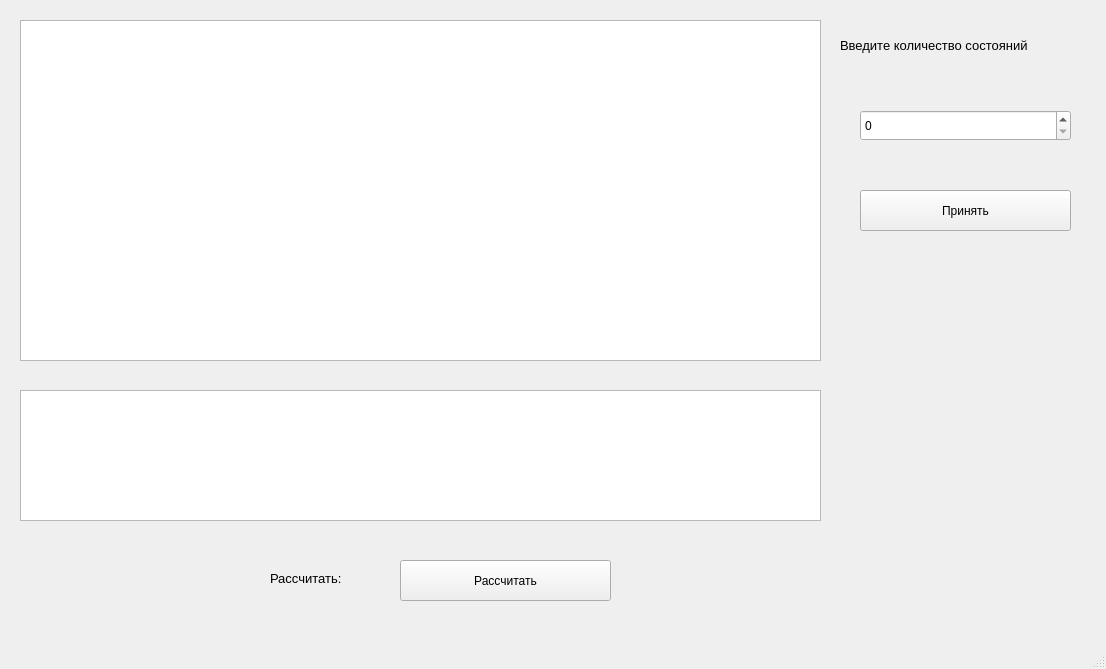
<?xml version="1.0" encoding="UTF-8"?>
<ui version="4.0">
 <class>MainWindow</class>
 <widget class="QMainWindow" name="MainWindow">
  <property name="geometry">
   <rect>
    <x>0</x>
    <y>0</y>
    <width>1106</width>
    <height>669</height>
   </rect>
  </property>
  <property name="windowTitle">
   <string>MainWindow</string>
  </property>
  <widget class="QWidget" name="centralwidget">
   <widget class="QTableWidget" name="matrixTable">
    <property name="enabled">
     <bool>true</bool>
    </property>
    <property name="geometry">
     <rect>
      <x>20</x>
      <y>20</y>
      <width>801</width>
      <height>341</height>
     </rect>
    </property>
    <property name="sizePolicy">
     <sizepolicy hsizetype="Expanding" vsizetype="Expanding">
      <horstretch>30</horstretch>
      <verstretch>0</verstretch>
     </sizepolicy>
    </property>
   </widget>
   <widget class="QTableWidget" name="matrixTable_2">
    <property name="enabled">
     <bool>true</bool>
    </property>
    <property name="geometry">
     <rect>
      <x>20</x>
      <y>390</y>
      <width>801</width>
      <height>131</height>
     </rect>
    </property>
    <property name="sizePolicy">
     <sizepolicy hsizetype="Expanding" vsizetype="Expanding">
      <horstretch>30</horstretch>
      <verstretch>0</verstretch>
     </sizepolicy>
    </property>
   </widget>
   <widget class="QPushButton" name="processStates_btn">
    <property name="geometry">
     <rect>
      <x>400</x>
      <y>560</y>
      <width>211</width>
      <height>41</height>
     </rect>
    </property>
    <property name="text">
     <string>Рассчитать</string>
    </property>
   </widget>
   <widget class="QLabel" name="label_2">
    <property name="geometry">
     <rect>
      <x>270</x>
      <y>570</y>
      <width>111</width>
      <height>16</height>
     </rect>
    </property>
    <property name="font">
     <font>
      <pointsize>10</pointsize>
     </font>
    </property>
    <property name="text">
     <string>Рассчитать:</string>
    </property>
   </widget>
   <widget class="QPushButton" name="applyCount_btn">
    <property name="geometry">
     <rect>
      <x>860</x>
      <y>190</y>
      <width>211</width>
      <height>41</height>
     </rect>
    </property>
    <property name="text">
     <string>Принять</string>
    </property>
   </widget>
   <widget class="QLabel" name="label">
    <property name="geometry">
     <rect>
      <x>840</x>
      <y>20</y>
      <width>251</width>
      <height>51</height>
     </rect>
    </property>
    <property name="font">
     <font>
      <pointsize>10</pointsize>
     </font>
    </property>
    <property name="text">
     <string>Введите количество состояний</string>
    </property>
   </widget>
   <widget class="QSpinBox" name="countSpin">
    <property name="geometry">
     <rect>
      <x>860</x>
      <y>110</y>
      <width>211</width>
      <height>31</height>
     </rect>
    </property>
   </widget>
  </widget>
  <widget class="QMenuBar" name="menubar">
   <property name="geometry">
    <rect>
     <x>0</x>
     <y>0</y>
     <width>1106</width>
     <height>26</height>
    </rect>
   </property>
  </widget>
  <widget class="QStatusBar" name="statusbar"/>
 </widget>
 <resources/>
 <connections/>
</ui>
